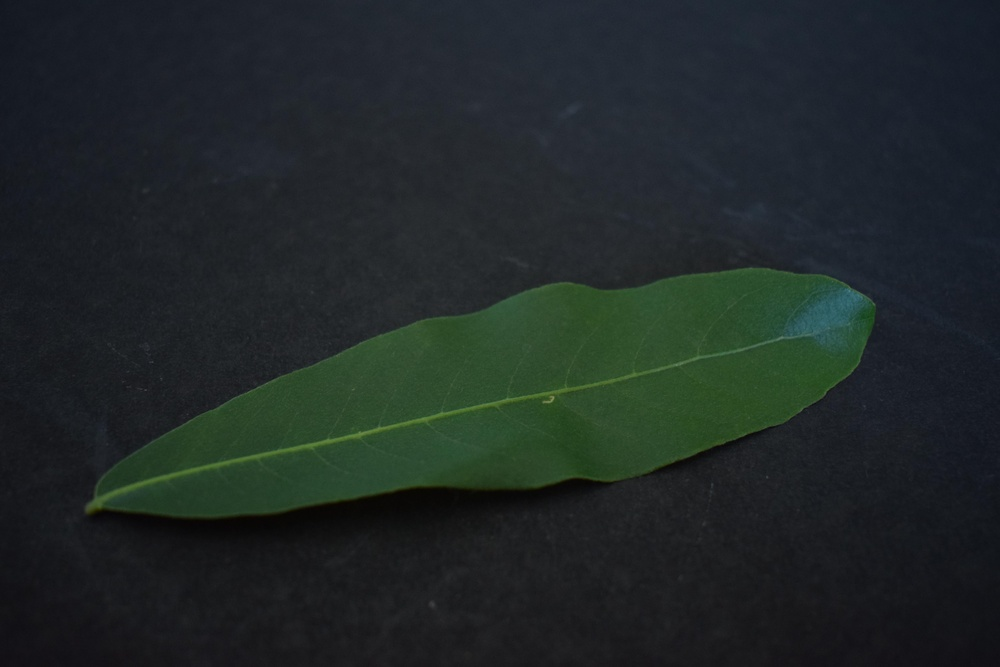
#> input picture test/img_test/arjun.jpeg, 1000 x 667 px, shrunk from 6000 x 4000 before the run
$ python -i ExtractFeatureImage.py   (imports and definitions only)
#> lines starting #> are read from the running program, lines starting #| are printed output that depends on the picture; after the words box and inside, x2 and y2 are one past the last pixel; in counts of white or black regions, pixels touching at a corner belong together
### src1/model/Gaussian.py
import numpy as np

class Gaussian:

    def __init__(self, size=3, sigma=1):
        self.size=size
        self.sigma=sigma

    def create_gausian_kernal(self):
        center= self.size//2
        x, y= np.mgrid[-center:center+1,-center:center+1]

        g=(1/(2*np.pi*self.sigma**2))*np.exp(-(x**2+y**2)/(2*self.sigma**2))
        return g / np.sum(g)

    def gaussian(self, img : np.ndarray):
        gau_kernal=self.create_gausian_kernal()
        img_gau=np.zeros_like(img)
        pad= self.size//2

        padded_img=np.pad(img,pad,mode='constant',constant_values=0)

        for i in range(img.shape[0]):
            for j in range(img.shape[1]):
                roi=padded_img[i:i+self.size,j:j+self.size]
                img_gau[i,j]=np.sum(roi*gau_kernal)

        return img_gau

### src1/services/ExtractFeatureImage.py

import cv2
import numpy as np
from services.feature.ColorFeature import extract_color_vector
from services.feature.TextureFeature import extract_texture_vector
from model.ExtractHOG import HOG
from model.Gaussian import Gaussian


# [49 lines left out: functions extract_feature_color, extract_feature_texture, extract_feature_HOG, not called in this run]

def _otsu_leaf_mask(img_np: np.ndarray) -> np.ndarray:
    """Otsu thuần: grayscale → GaussianBlur → threshold."""
    gray    = cv2.cvtColor(img_np, cv2.COLOR_BGR2GRAY) if img_np.ndim == 3 else img_np.copy()
    blurred = Gaussian(3,1).gaussian(gray)
    _, binary = cv2.threshold(blurred, 0, 255, cv2.THRESH_BINARY_INV + cv2.THRESH_OTSU)
    return binary


def detect_leaf_contour(img_np: np.ndarray) -> np.ndarray:
    """Tìm đường bao lớn nhất của lá bằng Otsu thuần."""
    thresh = _otsu_leaf_mask(img_np)
    contours, _ = cv2.findContours(thresh, cv2.RETR_EXTERNAL, cv2.CHAIN_APPROX_SIMPLE)
    if not contours:
        return np.array([])
    return max(contours, key=cv2.contourArea)

def extract_feature_shape(img_np: np.ndarray) -> np.ndarray:
    """
     Sử dungj thuật toán otsu để tìm đường bao bên ngoài của lá. cho ngưỡng cao để tránh lấy gân lá
    """
    leaf_contours = detect_leaf_contour(img_np)

    if leaf_contours is None or (isinstance(leaf_contours, np.ndarray) and leaf_contours.size == 0):
        return np.array([])

    area = cv2.contourArea(leaf_contours)
    chuVi = cv2.arcLength(leaf_contours, True)

    x, y, w, h = cv2.boundingRect(leaf_contours)
    aspect_ratio = float(w)/h if h > 0 else 0

    rect_area = w * h
    extent = float(area) / rect_area if rect_area > 0 else 0  #Cho biết lá này có chiếm đầy khung hình chữ nhật hay không

    hull= cv2.convexHull(leaf_contours)
    hull_area=cv2.contourArea(hull)
    solidity = float(area) / hull_area if hull_area > 0 else 0

    mask= np.zeros(img_np.shape[:2], dtype=np.uint8)
    cv2.drawContours(mask,[leaf_contours],-1,255,-1)

    moments=cv2.moments(mask)
    hu_moments=cv2.HuMoments(moments)

    hu_moments_log = -np.sign(hu_moments) * np.log10(np.abs(hu_moments) + 1e-10)

    feature_vector= np.hstack([
        aspect_ratio,
        extent,
        solidity,
        hu_moments_log.flatten()
    ])

    return feature_vector

>>> import cv2
>>> picture = cv2.imread('../../test/img_test/arjun.jpeg')
#> picture is the input picture: shape (667, 1000, 3); mean B, G, R 39.2, 39.8, 31.9
>>> result = extract_feature_shape(picture)
#> in _otsu_leaf_mask, `gray    = cv2.cvtColor(img_np, cv2.COLOR_BGR2GRAY) if img_np.ndim == 3..`:
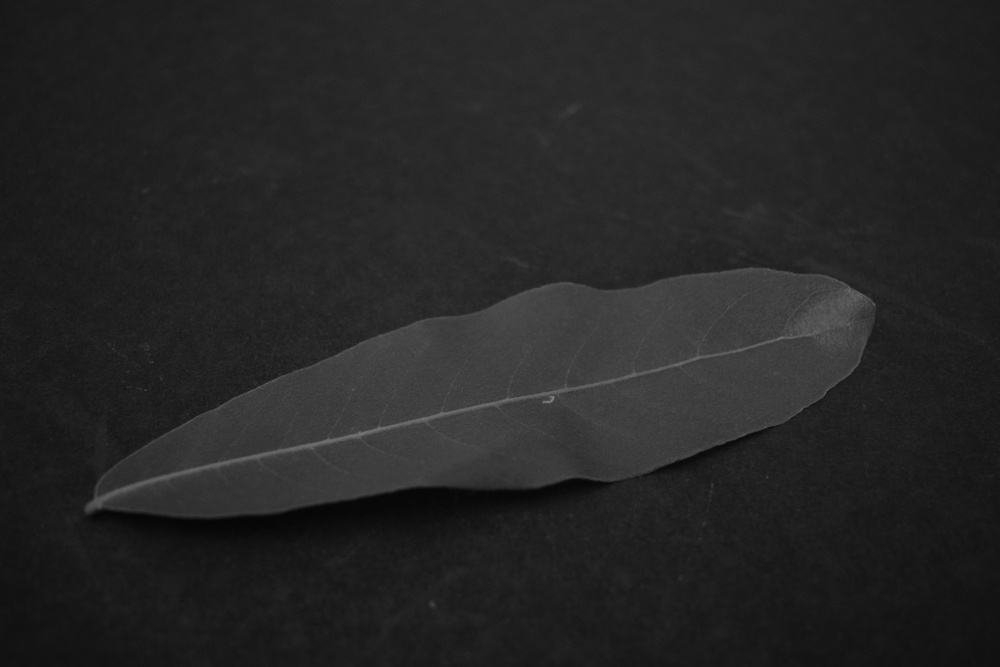
#> gray: shape (667, 1000); min 5, max 133, mean 37.4
#> in _otsu_leaf_mask, `_, binary = cv2.threshold(blurred, 0, 255, cv2.THRESH_BINARY_INV + cv2..`:
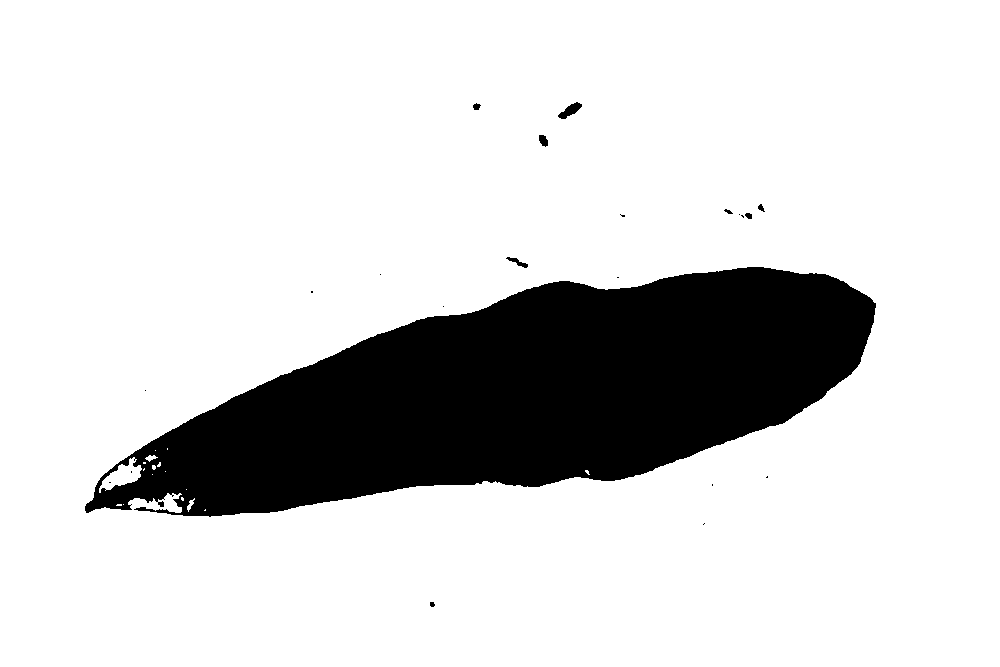
#> binary: shape (667, 1000); 83.1% white; 22 black regions (13 under 20 px), largest, box (x1, y1, x2, y2) and area: (85, 267, 876, 517) 112010, (558, 102, 582, 119) 190, (506, 257, 528, 268) 86
#> in detect_leaf_contour, `contours, _ = cv2.findContours(thresh, cv2.RETR_EXTERNAL, cv2.CHAIN_AP..`: contours = [[[0, 0], [0, 666], [999, 666], [999, 0]]]
#> in extract_feature_shape, `leaf_contours = detect_leaf_contour(img_np)`: leaf_contours = [[0, 0], [0, 666], [999, 666], [999, 0]]
#> in extract_feature_shape, `area = cv2.contourArea(leaf_contours)`: area = 665334
#> in extract_feature_shape, `chuVi = cv2.arcLength(leaf_contours, True)`: chuVi = 3330
#> in extract_feature_shape, `x, y, w, h = cv2.boundingRect(leaf_contours)`: x = 0; w = 1000; h = 667
#> in extract_feature_shape, `aspect_ratio = float(w)/h if h > 0 else 0`: aspect_ratio = 1.5
#> in extract_feature_shape, `rect_area = w * h`: rect_area = 667000
#> in extract_feature_shape, `extent = float(area) / rect_area if rect_area > 0 else 0`: extent = 0.998
#> in extract_feature_shape, `hull= cv2.convexHull(leaf_contours)`: hull = [[999, 0], [999, 666], [0, 666], [0, 0]]
#> in extract_feature_shape, `hull_area=cv2.contourArea(hull)`: hull_area = 665334
#> in extract_feature_shape, `solidity = float(area) / hull_area if hull_area > 0 else 0`: solidity = 1
#> in extract_feature_shape, `cv2.drawContours(mask,[leaf_contours],-1,255,-1)`: mask: shape (667, 1000); every value is 255
#> in extract_feature_shape, `moments=cv2.moments(mask)`: moments = moments, m00 170085000, centre m10/m00, m01/m00 = (499.5, 333)
#> in extract_feature_shape, `hu_moments=cv2.HuMoments(moments)`: hu_moments = [0.000708, 7.4e-08, 0, 0, 0, 0, 0]
#> in extract_feature_shape, `hu_moments_log = -np.sign(hu_moments) * np.log10(np.abs(hu_moments) + ..`: hu_moments_log = [3.15, 7.13, 0, 0, 0, 0, 0]
#> in extract_feature_shape, `feature_vector= np.hstack([ aspect_ratio, extent, solidity, hu_moments..`: feature_vector = [1.5, 0.998, 1, 3.15, 7.13, 0, 0, 0, 0, 0]
#> result = [1.5, 0.998, 1, 3.15, 7.13, 0, 0, 0, 0, 0]

$ run again, on test/img_test/img123 (1).jpeg
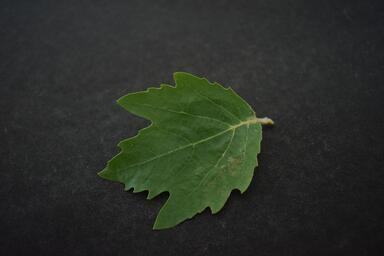
#> input picture test/img_test/img123 (1).jpeg, 384 x 256 px
#> picture is the input picture: shape (256, 384, 3); mean B, G, R 40.3, 48.1, 43.3
#> in _otsu_leaf_mask, `gray    = cv2.cvtColor(img_np, cv2.COLOR_BGR2GRAY) if img_np.ndim == 3..`:
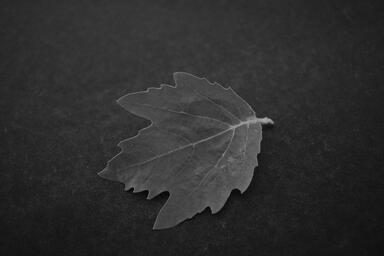
#> gray: shape (256, 384); min 2, max 176, mean 45.7
#> in _otsu_leaf_mask, `_, binary = cv2.threshold(blurred, 0, 255, cv2.THRESH_BINARY_INV + cv2..`:
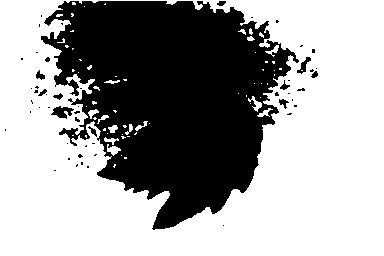
#> binary: shape (256, 384); 62.5% white; 54 black regions (43 under 20 px), largest, box (x1, y1, x2, y2) and area: (41, 1, 299, 230) 36068, (51, 106, 74, 119) 165, (297, 57, 311, 74) 90
#> contours = [[[0, 0], [0, 255], [383, 255], [383, 0]]]
#> leaf_contours = [[0, 0], [0, 255], [383, 255], [383, 0]]
#> area = 97665
#> chuVi = 1276
#> x = 0; w = 384; h = 256
#> aspect_ratio = 1.5
#> rect_area = 98304
#> extent = 0.993
#> hull = [[383, 0], [383, 255], [0, 255], [0, 0]]
#> hull_area = 97665
#> solidity = 1
#> mask: shape (256, 384); every value is 255
#> moments = moments, m00 25067520, centre m10/m00, m01/m00 = (191.5, 127.5)
#> hu_moments = [0.000708, 7.42e-08, 8.9e-40, 1e-40, -2.83e-80, 2.64e-44, 9.81e-81]
#> hu_moments_log = [3.15, 7.13, 10, 10, -10, 10, 10]
#> feature_vector = [1.5, 0.993, 1, 3.15, 7.13, 10, 10, -10, 10, 10]

$ run again, on test/img_test/img2.jpeg
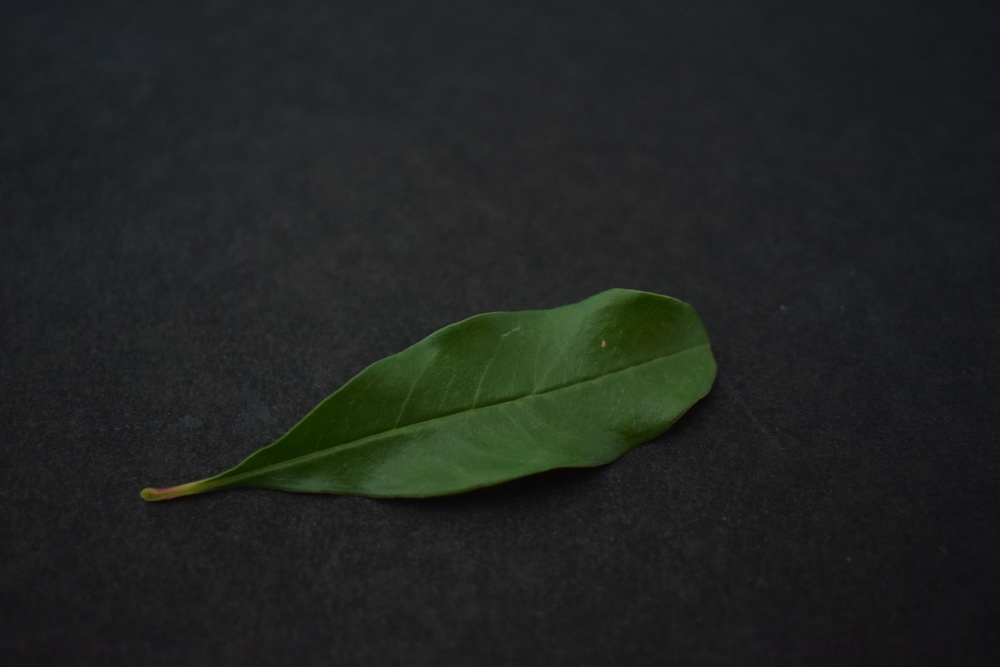
#> input picture test/img_test/img2.jpeg, 1000 x 667 px, shrunk from 6000 x 4000 before the run
#> picture is the input picture: shape (667, 1000, 3); mean B, G, R 33.9, 36.3, 33.4
#> in _otsu_leaf_mask, `gray    = cv2.cvtColor(img_np, cv2.COLOR_BGR2GRAY) if img_np.ndim == 3..`:
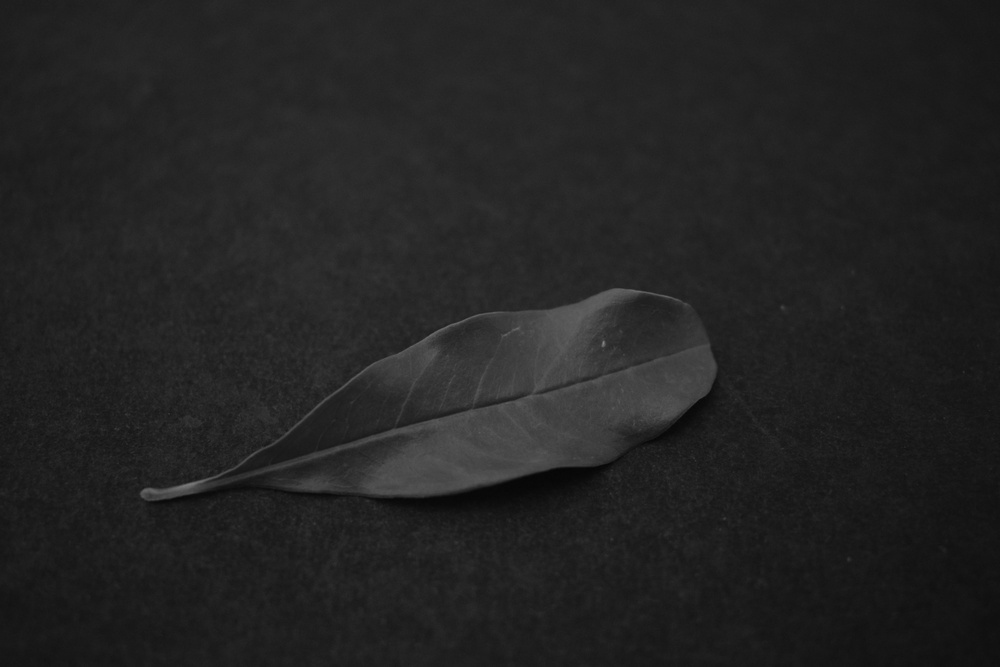
#> gray: shape (667, 1000); min 5, max 133, mean 35.1
#> in _otsu_leaf_mask, `_, binary = cv2.threshold(blurred, 0, 255, cv2.THRESH_BINARY_INV + cv2..`:
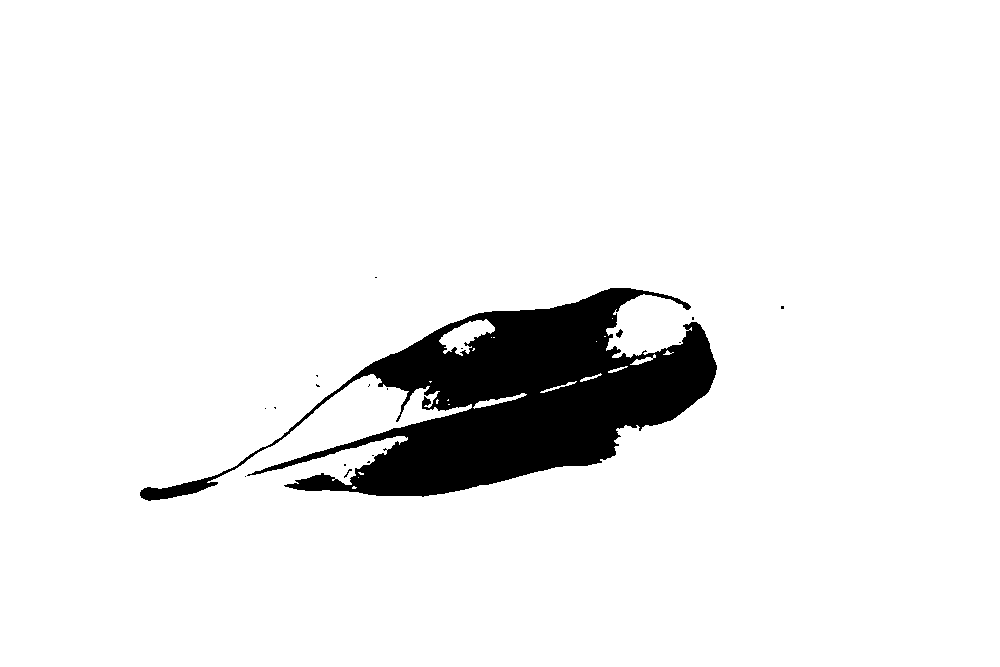
#> binary: shape (667, 1000); 93.1% white; 18 black regions (16 under 20 px), largest, box (x1, y1, x2, y2) and area: (140, 288, 717, 501) 45802, (616, 329, 623, 338) 35
#> contours = [[[0, 0], [0, 666], [999, 666], [999, 0]]]
#> leaf_contours = [[0, 0], [0, 666], [999, 666], [999, 0]]
#> area = 665334
#> chuVi = 3330
#> x = 0; w = 1000; h = 667
#> aspect_ratio = 1.5
#> rect_area = 667000
#> extent = 0.998
#> hull = [[999, 0], [999, 666], [0, 666], [0, 0]]
#> hull_area = 665334
#> solidity = 1
#> mask: shape (667, 1000); every value is 255
#> moments = moments, m00 170085000, centre m10/m00, m01/m00 = (499.5, 333)
#> hu_moments = [0.000708, 7.4e-08, 0, 0, 0, 0, 0]
#> hu_moments_log = [3.15, 7.13, 0, 0, 0, 0, 0]
#> feature_vector = [1.5, 0.998, 1, 3.15, 7.13, 0, 0, 0, 0, 0]
